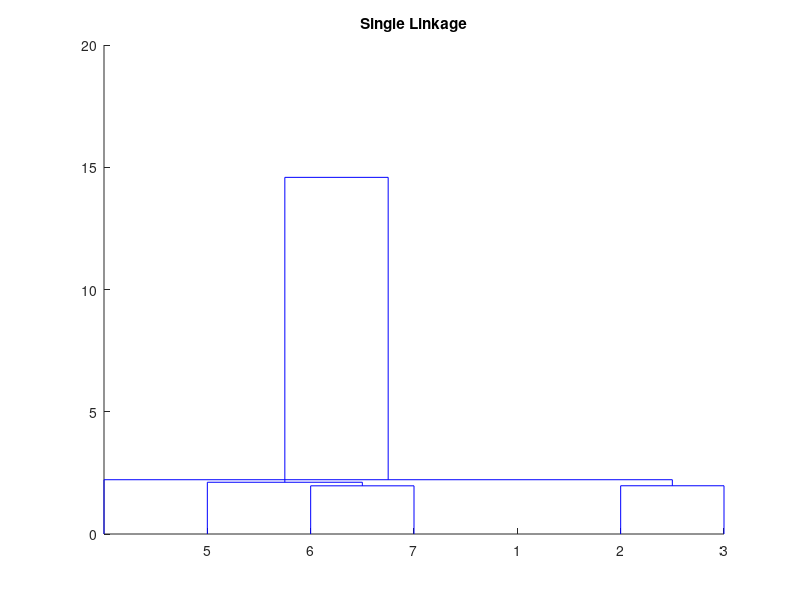
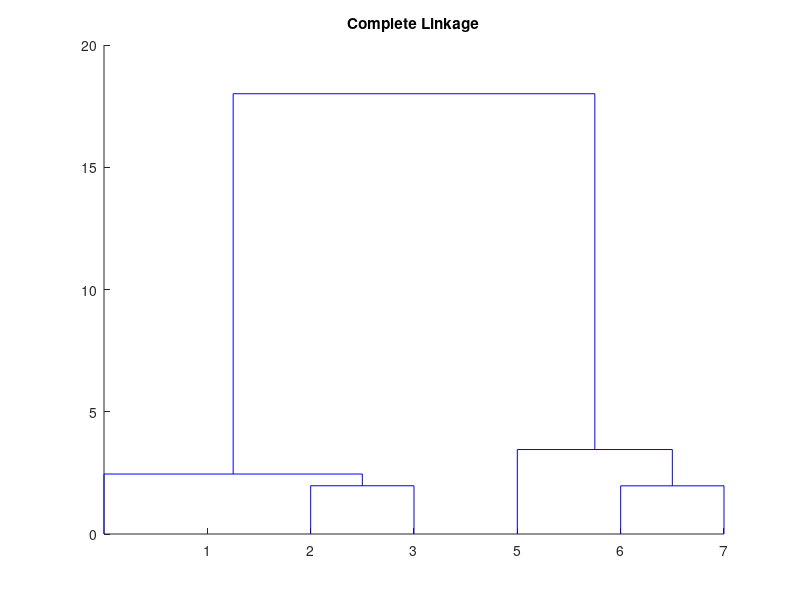
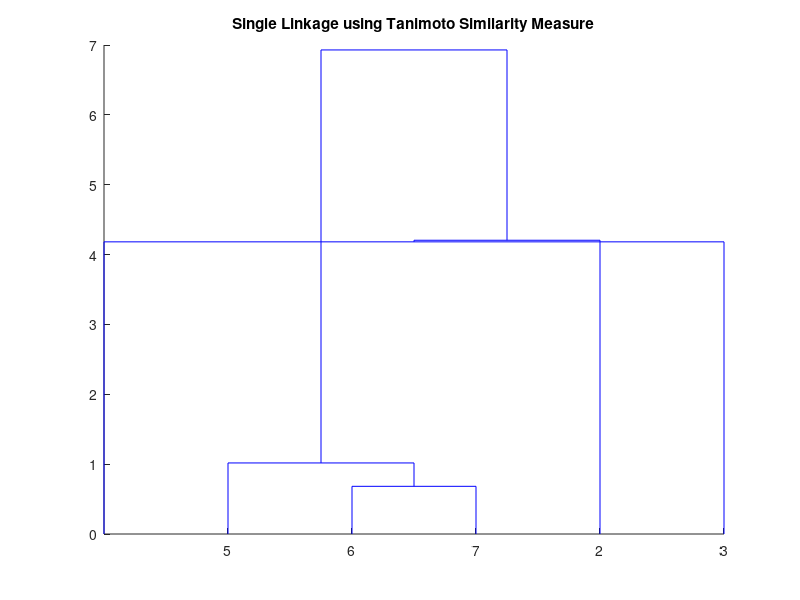
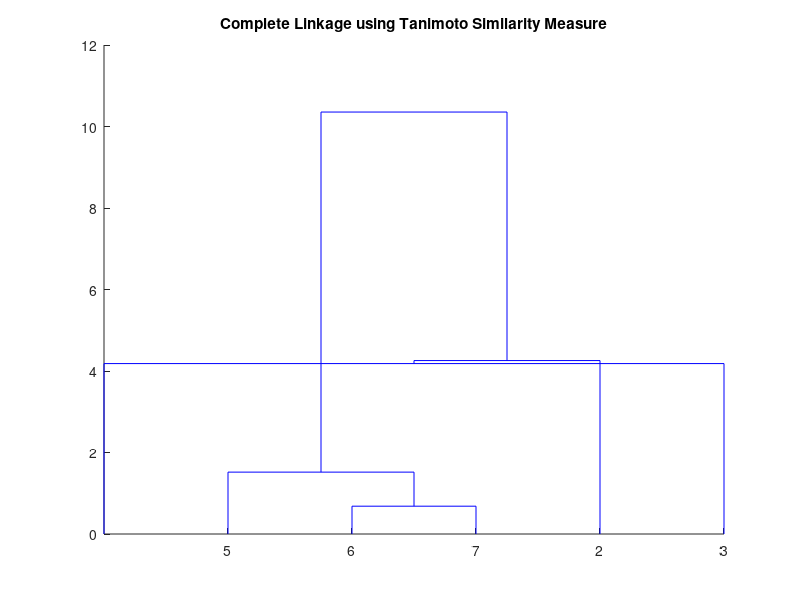

Write MATLAB code to recreate these figures, in order.
%question 8
function mainTestHierarchicalClustering()
    Datapoints = [0 1; 1 0; 1 1; 0 1; 5 5; 6 5; 6 6];
    HierarchicalClustering(Datapoints);
end

function HierarchicalClustering(Data)
    [m, n] = size(Data);
    DistanceMeasure = zeros(m, m);
    for i = 1:m
        for j = 1:m
            DistanceMeasure(i, j) = norm(Data(i, :) - Data(j, :));
        end
    end
    %single linkage
    SingleLinkage = linkage(DistanceMeasure, 'single');
    figure;
    dendrogram(SingleLinkage);
    title('Single Linkage');
    %complete linkage
    CompleteLinkage = linkage(DistanceMeasure, 'complete');
    figure;
    dendrogram(CompleteLinkage);
    title('Complete Linkage');
    %Tanimoto Similarity Measure
    TanimotoSimilarity = zeros(m, m);
    for i = 1:m
        for j = 1:m
            TanimotoSimilarity(i, j) = 1 - (norm(Data(i, :) - Data(j, :)) / (norm(Data(i, :)) + norm(Data(j, :)) - norm(Data(i, :) - Data(j, :))));
        end
    end
    %single linkage
    SingleLinkage = linkage(TanimotoSimilarity, 'single');
    figure;
    dendrogram(SingleLinkage);
    title('Single Linkage using Tanimoto Similarity Measure');
    %complete linkage
    CompleteLinkage = linkage(TanimotoSimilarity, 'complete');
    figure;
    dendrogram(CompleteLinkage);
    title('Complete Linkage using Tanimoto Similarity Measure');
end
